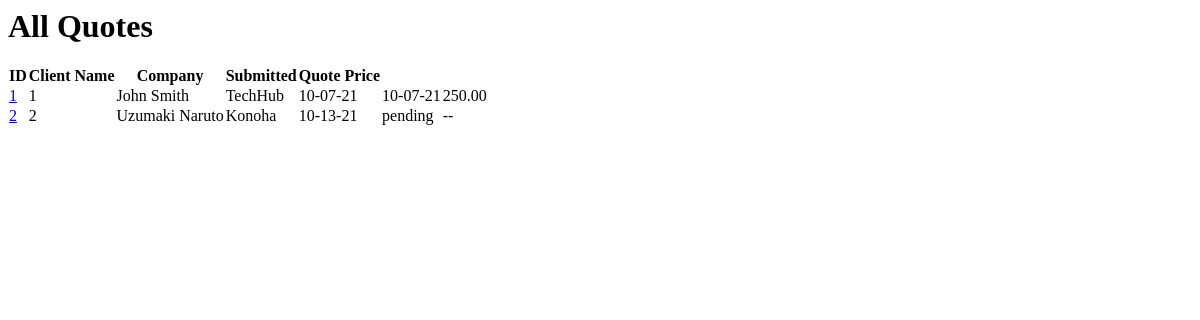
The page /quote/show on the database as committed earlier.
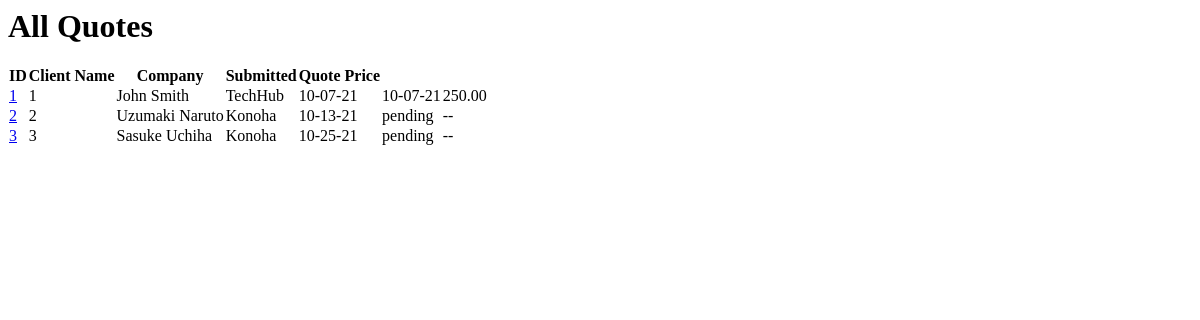
The same page on the database as committed later.
### quotes/models.py (models this page shows, shortened)
class Quote(models.Model):
    name = models.CharField(max_length = 100)
    position = models.CharField(max_length = 60, blank = True)
    company = models.CharField(max_length = 60, blank = True)
    address = models.CharField(max_length = 200, blank = True)
    phone = models.CharField(max_length = 15, blank = True)
    email = models.EmailField()
    web = models.URLField(blank = True)
    description = models.TextField()
    sitestatus = models.CharField(max_length = 20, choices = STATUS_CHOICES)
    priority = models.CharField(max_length = 40, choices  = PRIORITY_CHOICES)
    jobfile = models.FileField(upload_to = 'uploads/', blank = True)
    submitted = models.DateField(auto_now_add = True)
    quotedate = models.DateField(blank = True, null = True)
    quoteprice = models.DecimalField(decimal_places = 2, max_digits = 7, blank = True, default = 0)
    username = models.ForeignKey(User, blank = True, null = True, on_delete = models.CASCADE)

### quotes/views.py (the view)
# urls.py: path('show', QuoteList.as_view(), name = 'show-quotes'),
class QuoteList(ListView):
    model = Quote
    context_object_name = 'all_quotes'
    def get_context_data(self, **kwargs):
        context = super(QuoteList, self).get_context_data(**kwargs)
        context['page_list'] = Page.objects.all()
        return context

### quotes/templates/quotes/quote_list.html
{% block content %}
<h1>
    All Quotes
</h1>
<table style="border-collapse:collapse">
    <tr class="quotehdr">
        <th>
            ID
        </th>
        <th>
            Client Name
        </th>
        <th>
            Company
        </th>
        <th>
            Submitted
        </th>
        <th>
            Quote Price
        </th>
    </tr>
    {% for quote in all_quotes %}
        <tr class="quoterow {% cycle '' 'altrow' %}">
            <td><a href="show/{{ quote.id }}"> {{ quote.id }}</a></td>
            <td>
                {{ quote.id }}
            </td>
            <td>
                {{ quote.name }}
            </td>
            <td>
                {{ quote.company }}
            </td>
            <td>
                {{ quote.submitted|date:"m-d-y" }}
            </td>
            <td>
                {{ quote.quotedate|date:"m-d-y"|default:"pending" }}
            </td>
            <td>
                {{ quote.quoteprice|default:"--" }}
            </td>
        </tr>
    {% endfor %}
</table>
{% endblock content %}

Rows that differ between the two databases and show on the page:
added Quote: id "3", name "Sasuke Uchiha", company "Konoha", submitted "10-25-21", quotedate "pending", quoteprice "--"
